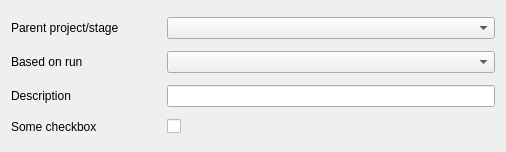
<?xml version="1.0" encoding="UTF-8"?>
<ui version="4.0">
 <class>Form</class>
 <widget class="QWidget" name="Form">
  <property name="geometry">
   <rect>
    <x>0</x>
    <y>0</y>
    <width>506</width>
    <height>152</height>
   </rect>
  </property>
  <property name="windowTitle">
   <string>Form</string>
  </property>
  <layout class="QVBoxLayout" name="verticalLayout">
   <item>
    <layout class="QHBoxLayout" name="horizontalLayout_5">
     <item>
      <widget class="QLabel" name="label_5">
       <property name="minimumSize">
        <size>
         <width>150</width>
         <height>0</height>
        </size>
       </property>
       <property name="text">
        <string>Parent project/stage</string>
       </property>
      </widget>
     </item>
     <item>
      <widget class="QComboBox" name="comboBox">
       <property name="sizePolicy">
        <sizepolicy hsizetype="Expanding" vsizetype="Fixed">
         <horstretch>0</horstretch>
         <verstretch>0</verstretch>
        </sizepolicy>
       </property>
      </widget>
     </item>
    </layout>
   </item>
   <item>
    <layout class="QHBoxLayout" name="horizontalLayout_2">
     <item>
      <widget class="QLabel" name="label_2">
       <property name="minimumSize">
        <size>
         <width>150</width>
         <height>0</height>
        </size>
       </property>
       <property name="text">
        <string>Based on run</string>
       </property>
      </widget>
     </item>
     <item>
      <widget class="QComboBox" name="comboBox_2">
       <property name="sizePolicy">
        <sizepolicy hsizetype="Expanding" vsizetype="Fixed">
         <horstretch>0</horstretch>
         <verstretch>0</verstretch>
        </sizepolicy>
       </property>
      </widget>
     </item>
    </layout>
   </item>
   <item>
    <layout class="QHBoxLayout" name="horizontalLayout">
     <item>
      <widget class="QLabel" name="label">
       <property name="minimumSize">
        <size>
         <width>150</width>
         <height>0</height>
        </size>
       </property>
       <property name="text">
        <string>Description</string>
       </property>
      </widget>
     </item>
     <item>
      <widget class="QLineEdit" name="lineEdit">
       <property name="sizePolicy">
        <sizepolicy hsizetype="Expanding" vsizetype="Fixed">
         <horstretch>0</horstretch>
         <verstretch>0</verstretch>
        </sizepolicy>
       </property>
      </widget>
     </item>
    </layout>
   </item>
   <item>
    <layout class="QHBoxLayout" name="horizontalLayout_4">
     <item>
      <widget class="QLabel" name="label_4">
       <property name="minimumSize">
        <size>
         <width>150</width>
         <height>0</height>
        </size>
       </property>
       <property name="text">
        <string>Some checkbox</string>
       </property>
      </widget>
     </item>
     <item>
      <widget class="QCheckBox" name="ui_shadows">
       <property name="sizePolicy">
        <sizepolicy hsizetype="Expanding" vsizetype="Fixed">
         <horstretch>0</horstretch>
         <verstretch>0</verstretch>
        </sizepolicy>
       </property>
       <property name="text">
        <string/>
       </property>
      </widget>
     </item>
    </layout>
   </item>
  </layout>
 </widget>
 <resources/>
 <connections/>
</ui>
